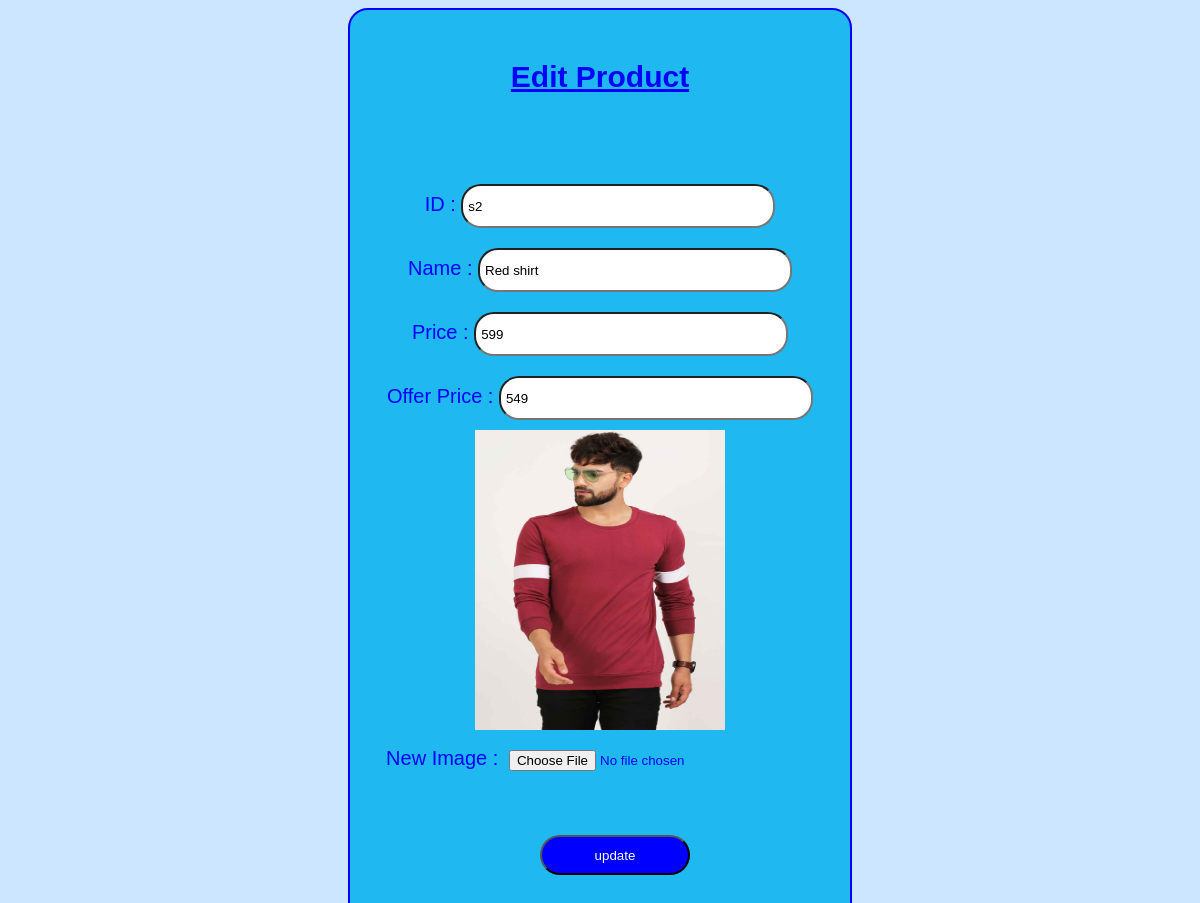
/edit_pro/7, run on the app's committed database.
### app/models.py (models this page shows)
class product (models.Model):
    pro_id=models.TextField()
    name=models.TextField()
    price=models.IntegerField()
    offer_price=models.IntegerField()
    img=models.FileField()

### app/views.py (the view, shortened to what this page needs)
# urls.py: path('edit_pro/<id>',views.edit_pro),
def edit_pro(req,id):
    pro=product.objects.get(pk=id)
    return render(req,'shop/edit_pro.html',{'data':pro})

### templates/shop/edit_pro.html (shortened to what this page needs)
<!DOCTYPE html>
<html lang="en">
<head>
    {% load static %}
    <link rel="stylesheet" href="{% static '/css/style.css' %}" />
</head>
<body>
    <div class="box">
        <form action="" method="post" enctype="multipart/form-data">
            <h2>Edit Product</h2>
             ID : <input type="text" name="pro_id" placeholder="pro_id" value="{{data.pro_id}}"><br>
            Name : <input type="text" name="name" placeholder="name" value="{{data.name}}"><br>
            Price : <input type="number" name="price" placeholder="price" value="{{data.price}}"><br>
            Offer Price : <input type="number" name="o_price" placeholder="offer_price" value="{{data.offer_price}}"><br>
            <img src="{{data.img.url}}" alt="" style="width: 250px;height: 300px;"><br>
            New Image : <input type="file" name="img" id=""><br>
            <input class="btn btn-outline-success" type="submit" value="update">
    </div>
</body>
</html>

### static/css/style.css (style rules this page uses)
body { color: blue; background-color: #cce6ff; font-family: 'Lucida Sans', 'Lucida Sans Regular', 'Lucida Grande', 'Lucida Sans Unicode', Geneva, Verdana, sans-serif; }
form { text-align: center; font-size: 20px; margin-top: 50px; }
h2 { margin-bottom: 40px; }
input { margin-top: 20px; padding: 5px; border-radius: 20px; width: 300px; height: 25px; }
.box { padding-bottom: 100px; margin-top: 100px; margin: auto; width: 500px; border: 2px solid blue; border-radius: 20px; background-color: rgb(56, 209, 209); }
.btn { width: 80px; height: 40px; border-radius: 20px; margin-left: 30px; margin-top: 40px; background-color: blue; color: white; }

### templates/shop/edit_pro.html (style rules this page uses)
h2 { color: blue; text-align: center; font-family: "Lucida Sans", "Lucida Sans Regular", "Lucida Grande", "Lucida Sans Unicode", Geneva, Verdana, sans-serif; text-decoration: underline; padding-bottom: 40px; }
body { color: blue; background-color: #cce6ff; font-family: 'Lucida Sans', 'Lucida Sans Regular', 'Lucida Grande', 'Lucida Sans Unicode', Geneva, Verdana, sans-serif; }
form { text-align: center; font-size: 20px; margin-top: 50px; }
input { height: 30px; margin-top: 10px; margin-bottom: 10px; padding: 5px; border-radius: 20px; width: 300px; }
.box { padding-bottom: 50px; margin-top: 100px; margin: auto; width: 500px; border: 2px solid blue; border-radius: 20px; background-color: rgb(31, 184, 240); }
.btn { width: 150px; border-radius: 20px; margin-left: 30px; margin-top: 40px; color: white; background-color: blue; }

### data on the page
product: pro_id "s2", name "Red shirt", price "599", o_price "549", img (picture)
